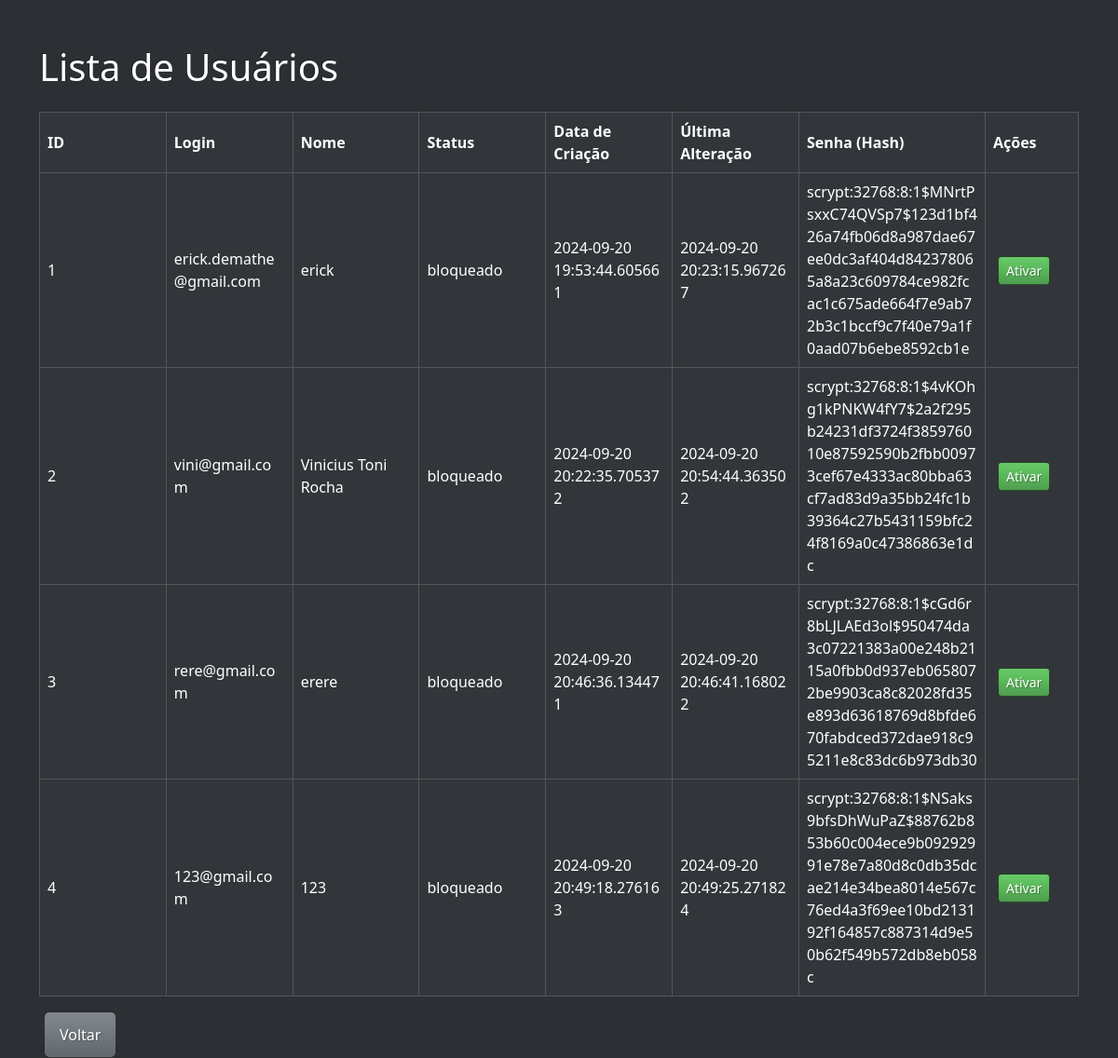
The page /usuarios on the database as committed earlier.
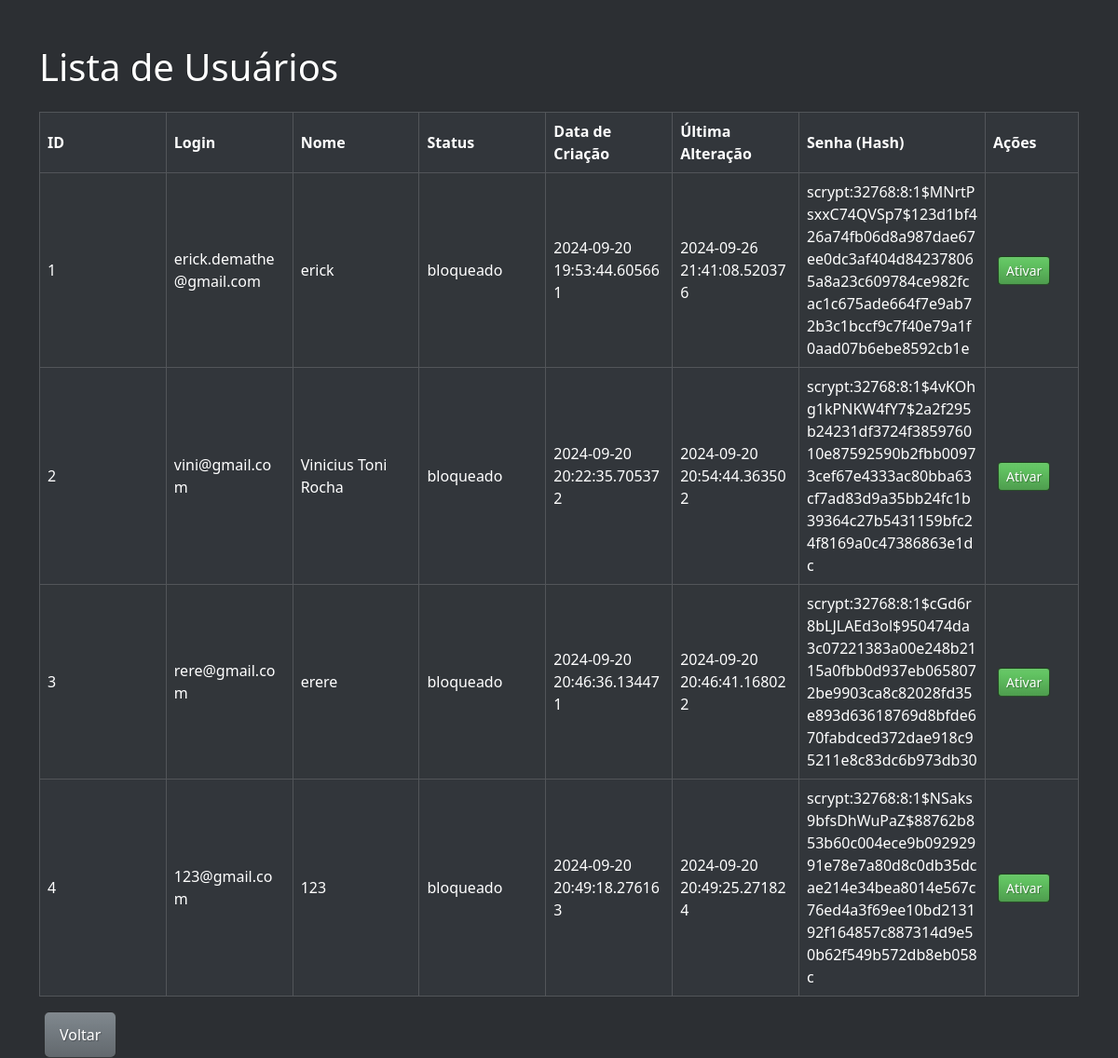
The same page on the database as committed later.
### tables this page shows
CREATE TABLE usuarios (
    id INTEGER PRIMARY KEY AUTOINCREMENT,
    login TEXT UNIQUE NOT NULL,
    senha TEXT NOT NULL,
    nome TEXT NOT NULL,
    data_criacao TEXT NOT NULL,  -- Armazena a data como string no formato ISO8601
    status TEXT CHECK( status IN ('ativo','bloqueado') ) NOT NULL DEFAULT 'ativo',
    data_ultima_atualizacao TEXT  -- Pode ser nulo na criaÃ§Ã£o, preenchido em atualizaÃ§Ãµes
);

### main.py (the view)
@app.route('/usuarios', methods=['GET'])
def get_users():
    db = get_db()
    users = db.execute('SELECT * FROM usuarios').fetchall()
    return render_template('usuarios.html', users=users)

### main.py (called while the page is built)
def get_db():
    db = sqlite3.connect(DATABASE)
    db.row_factory = sqlite3.Row
    return db

### templates/usuarios.html (shortened to what this page needs)
<!DOCTYPE html>
<html lang="pt-BR">
<head>
    <link rel="stylesheet" href="{{url_for('static', filename='css/bootstrap.min.css')}}">
</head>
<body>
    <div class="container mt-5">
        <h1 class="mb-4">Lista de Usuários</h1>
        <table class="table table-striped table-dark table-bordered">
            <thead>
                <tr>
                    <th>ID</th>
                    <th>Login</th>
                    <th>Nome</th>
                    <th>Status</th>
                    <th>Data de Criação</th>
                    <th>Última Alteração</th>
                    <th class="col-senha">Senha (Hash)</th>
                    <th class="col-acoes">Ações</th>
                </tr>
            </thead>
            <tbody>
                {% for user in users %}
                <tr>
                    <td>{{ user.id }}</td>
                    <td>{{ user.login }}</td>
                    <td>{{ user.nome }}</td>
                    <td>{{ user.status }}</td>
                    <td>{{ user.data_criacao }}</td>
                    <td>{{ user.data_ultima_atualizacao }}</td>
                    <td class="col-senha">{{ user.senha }}</td>
                    <td class="col-acoes">
                        {% if user.status == 'ativo' %}
                        <form action="{{ url_for('block_user', id=user.id) }}" method="POST" style="display:inline;">
                            <button type="submit" class="btn btn-danger btn-sm">Bloquear</button>
                        </form>
                        {% elif user.status == 'bloqueado' %}
                        <form action="{{ url_for('activate_user', id=user.id) }}" method="POST" style="display:inline;">
                            <button type="submit" class="btn btn-success btn-sm">Ativar</button>
                        </form>
                        {% endif %}
                    </td>
                </tr>
                {% endfor %}
            </tbody>
        </table>
        <a href="{{ url_for('home') }}" class="btn btn-secondary">Voltar</a>
    </div>
</body>
</html>

### templates/usuarios.html (style rules this page uses)
body { background-color: #2C2F33; color: #FFFFFF; }
h1 { color: #FFFFFF; }
table { background-color: #23272A; color: #FFFFFF; table-layout: fixed; }
th, td { color: #FFFFFF; vertical-align: middle; word-wrap: break-word; }
td { white-space: normal; }
.col-senha { width: 200px; }
.col-acoes { width: 100px; }
.btn { margin: 0 5px; }

Rows that differ between the two databases and show on the page:
changed usuarios "erick.demathe@gmail.com": data_ultima_atualizacao "2024-09-20 20:23:15.967267" → "2024-09-26 21:41:08.520376"
